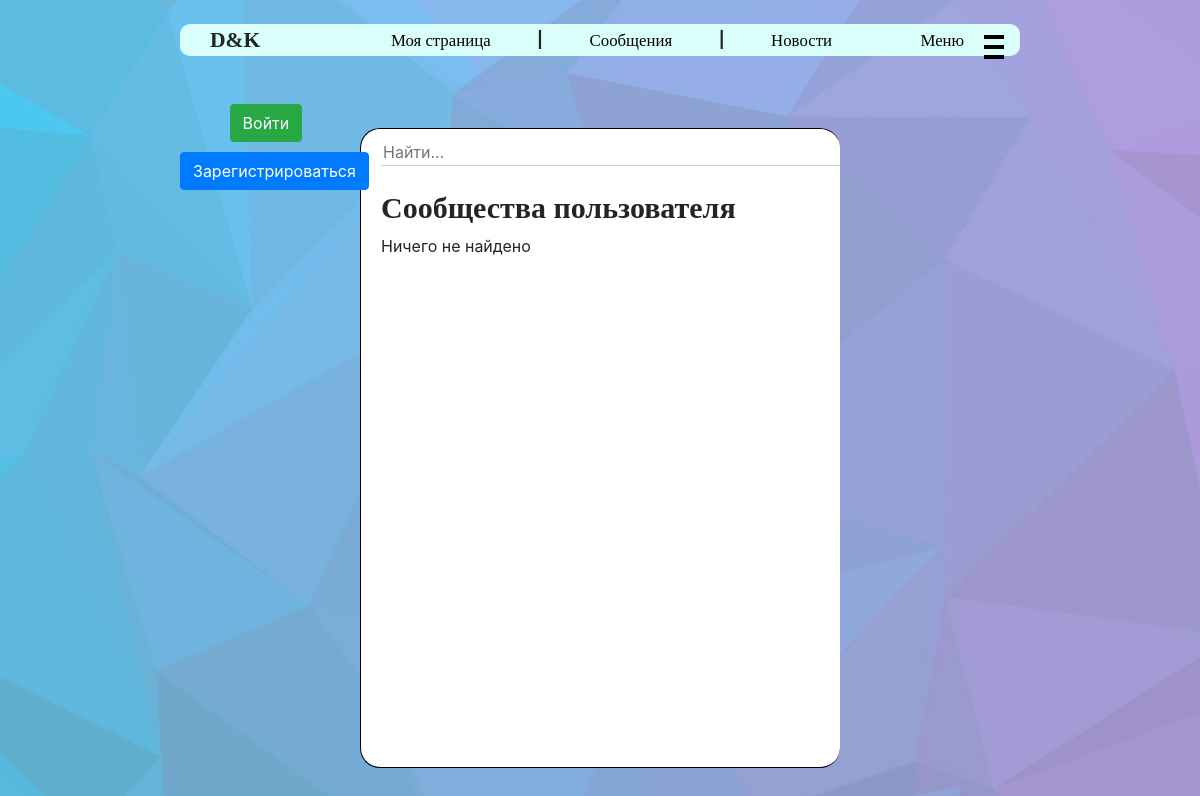
Before: /user_groups/14/ with the older database file.
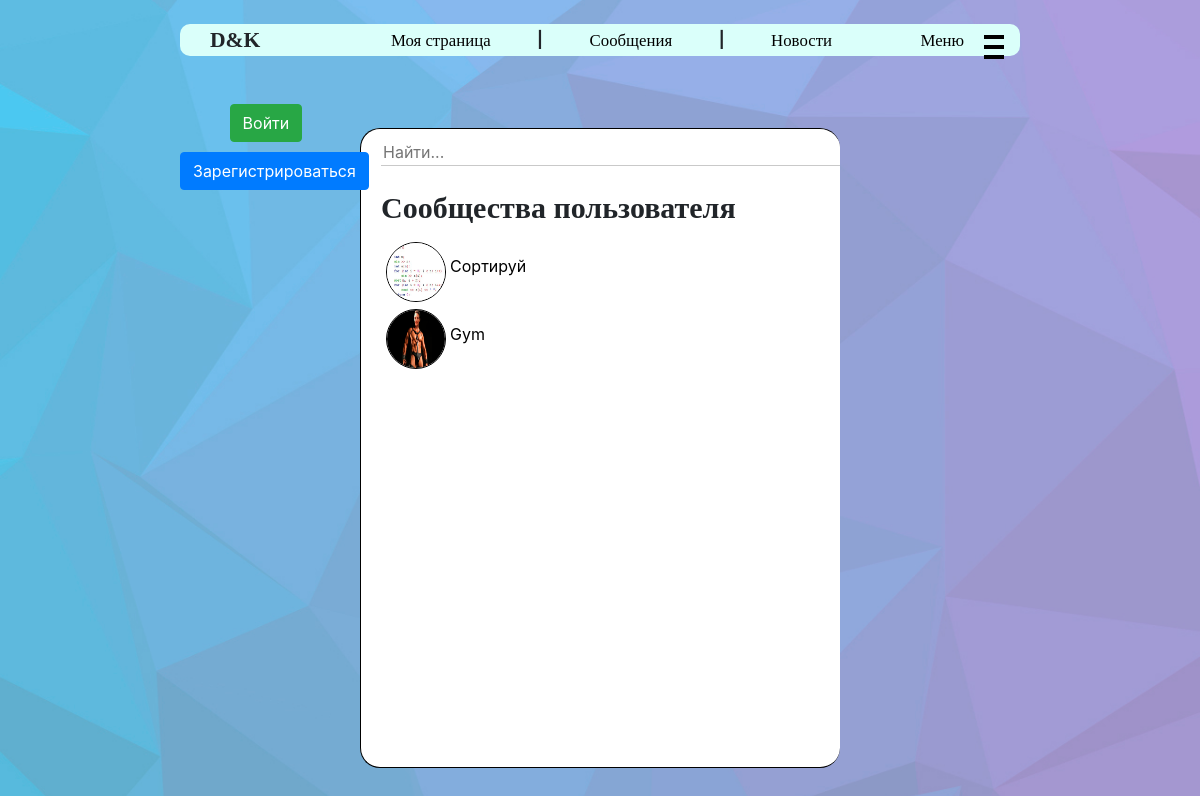
After: the same page with the newer database file.
### user_manager/models.py (models this page shows, shortened)
class Community(models.Model):
    creator = models.ForeignKey(User, related_name="communities_creator", on_delete=models.CASCADE)
    title = models.CharField(max_length=75, verbose_name="Название сообщества", null=True,
                             blank=False)
    describe = models.TextField(max_length=1000, verbose_name="Описание сообщества", null=True,
                                blank=False)
    avatar = models.FileField(null=True, blank=True, upload_to=community_avatar_directory)
    admins = models.ManyToManyField(User, related_name="communities_admin", verbose_name="Админы",
                                    null=True, blank=True)
    members = models.ManyToManyField(User, related_name="communities", verbose_name="Подписчики",
                                     null=True, blank=True)
    class Meta:
        verbose_name = 'Сообщество'
        verbose_name_plural = 'Сообщества'

### user_manager/views.py (the view)
# urls.py: path('user_groups/<int:user_id>/', views.users_groups),
def users_groups(request, user_id):
    user = User.objects.get(pk=user_id)
    req = request.GET.get('request', '').lower()
    user_communities = []
    other_comms = []
    for com in Community.objects.all():
        if req not in com.title.lower():
            continue
        if user in com.members.all() or user == com.creator:
            user_communities.append(com)
        else:
            other_comms.append(com)
    return render(request, 'user_groups.html',
                  {
                      'title': 'Сообщества',
                      'req': req,
                      'ucoms': user_communities,
                      'ocoms': other_comms,
                      'uid': user_id
                  })

### user_manager/templates/user_groups.html (shortened to what this page needs)
{% extends "main.html" %}
{% block content %}
    {% load static %}
    <link rel="stylesheet" href="{% static 'css/find_user.css' %}">
    <link rel="stylesheet" href="{% static 'css/user_groups.css' %}">
    <div class="name-input-div">
        <input placeholder="Найти..." class="group-input {{ uid }}" value="{{ req }}">
    </div>
    <br>
    {% if uid == user.id %}
        <h1>Ваши сообщества</h1>
    {% else %}
        <h1>Сообщества пользователя</h1>
    {% endif %}
    {% if ucoms %}
        {% for c in ucoms %}
            <a href="/groups/{{ c.id }}" class="author_url">
                <img src="{{ c.avatar.url }}" alt="Аватарка"
                     class="news_avatar comment-avatar">
                <span class="creator_name">{{ c.title }}</span>
            </a>
            <br>
        {% endfor %}
    {% else %}
        Ничего не найдено
    {% endif %}
    <br><br>
{% endblock %}

Changed rows visible on the page:
now on this page (row edited): Community: avatar (placeholder picture), title "Сортируй"
added Community: avatar (picture), title "Gym"
Other visible differences:
text no longer shown: "Ничего не найдено"
